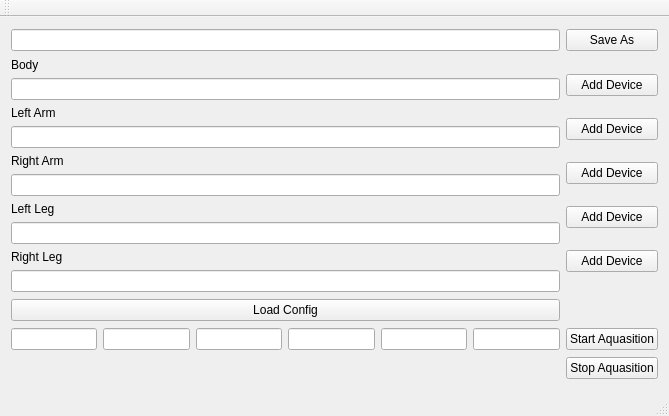
<?xml version="1.0" encoding="UTF-8"?>
<ui version="4.0">
 <class>SensorTag</class>
 <widget class="QMainWindow" name="SensorTag">
  <property name="geometry">
   <rect>
    <x>0</x>
    <y>0</y>
    <width>669</width>
    <height>416</height>
   </rect>
  </property>
  <property name="windowTitle">
   <string>sensortag</string>
  </property>
  <widget class="QWidget" name="centralWidget">
   <layout class="QGridLayout" name="gridLayout">
    <item row="3" column="1">
     <widget class="QPushButton" name="btn_start">
      <property name="text">
       <string>Start Aquasition</string>
      </property>
     </widget>
    </item>
    <item row="1" column="0">
     <layout class="QVBoxLayout" name="verticalLayout_2">
      <item>
       <widget class="QLabel" name="label">
        <property name="text">
         <string>Body</string>
        </property>
       </widget>
      </item>
      <item>
       <widget class="QLineEdit" name="le_1"/>
      </item>
      <item>
       <widget class="QLabel" name="label_2">
        <property name="text">
         <string>Left Arm</string>
        </property>
       </widget>
      </item>
      <item>
       <widget class="QLineEdit" name="le_2"/>
      </item>
      <item>
       <widget class="QLabel" name="label_3">
        <property name="text">
         <string>Right Arm</string>
        </property>
       </widget>
      </item>
      <item>
       <widget class="QLineEdit" name="le_3"/>
      </item>
      <item>
       <widget class="QLabel" name="label_4">
        <property name="text">
         <string>Left Leg</string>
        </property>
       </widget>
      </item>
      <item>
       <widget class="QLineEdit" name="le_4"/>
      </item>
      <item>
       <widget class="QLabel" name="label_5">
        <property name="text">
         <string>Right Leg</string>
        </property>
       </widget>
      </item>
      <item>
       <widget class="QLineEdit" name="le_5"/>
      </item>
     </layout>
    </item>
    <item row="0" column="0">
     <widget class="QLineEdit" name="le_out_fname"/>
    </item>
    <item row="1" column="1">
     <layout class="QVBoxLayout" name="verticalLayout">
      <item>
       <widget class="QPushButton" name="btn_add_body">
        <property name="text">
         <string>Add Device</string>
        </property>
       </widget>
      </item>
      <item>
       <widget class="QPushButton" name="btn_add_la">
        <property name="text">
         <string>Add Device</string>
        </property>
       </widget>
      </item>
      <item>
       <widget class="QPushButton" name="btn_add_ra">
        <property name="text">
         <string>Add Device</string>
        </property>
       </widget>
      </item>
      <item>
       <widget class="QPushButton" name="btn_add_ll">
        <property name="text">
         <string>Add Device</string>
        </property>
       </widget>
      </item>
      <item>
       <widget class="QPushButton" name="btn_add_rl">
        <property name="text">
         <string>Add Device</string>
        </property>
       </widget>
      </item>
     </layout>
    </item>
    <item row="0" column="1">
     <widget class="QPushButton" name="btn_sel_out_fname">
      <property name="text">
       <string>Save As</string>
      </property>
     </widget>
    </item>
    <item row="3" column="0">
     <layout class="QHBoxLayout" name="horizontalLayout">
      <item>
       <widget class="QLineEdit" name="le_acc_x"/>
      </item>
      <item>
       <widget class="QLineEdit" name="le_acc_y"/>
      </item>
      <item>
       <widget class="QLineEdit" name="le_acc_z"/>
      </item>
      <item>
       <widget class="QLineEdit" name="le_gyro_x"/>
      </item>
      <item>
       <widget class="QLineEdit" name="le_gyro_y"/>
      </item>
      <item>
       <widget class="QLineEdit" name="le_gyro_z"/>
      </item>
     </layout>
    </item>
    <item row="4" column="1">
     <widget class="QPushButton" name="btn_stop">
      <property name="text">
       <string>Stop Aquasition</string>
      </property>
     </widget>
    </item>
    <item row="2" column="0">
     <widget class="QPushButton" name="btn_load_cfg">
      <property name="text">
       <string>Load Config</string>
      </property>
     </widget>
    </item>
   </layout>
  </widget>
  <widget class="QMenuBar" name="menuBar">
   <property name="geometry">
    <rect>
     <x>0</x>
     <y>0</y>
     <width>669</width>
     <height>19</height>
    </rect>
   </property>
  </widget>
  <widget class="QToolBar" name="mainToolBar">
   <attribute name="toolBarArea">
    <enum>TopToolBarArea</enum>
   </attribute>
   <attribute name="toolBarBreak">
    <bool>false</bool>
   </attribute>
  </widget>
  <widget class="QStatusBar" name="statusBar"/>
 </widget>
 <layoutdefault spacing="6" margin="11"/>
 <resources/>
 <connections/>
</ui>
